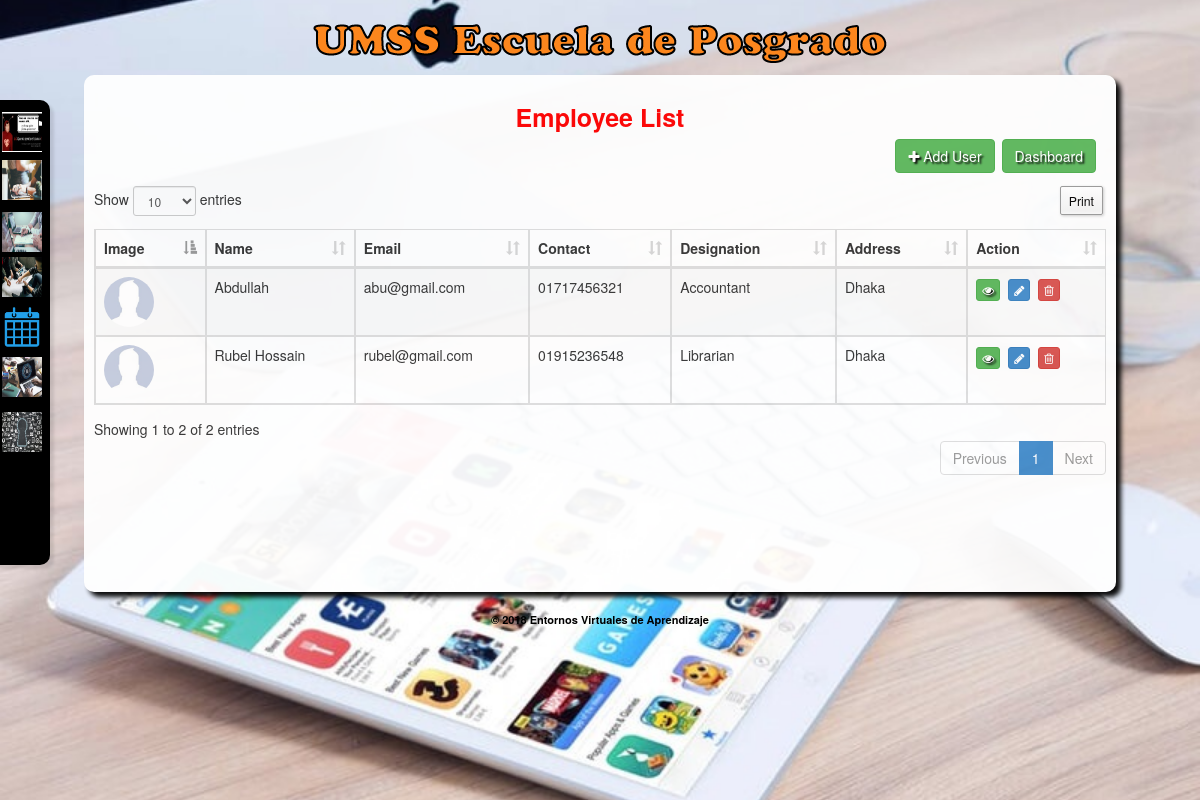
/user/user_list.php (signed in), run on the app's committed database.
### tables this page shows
CREATE TABLE IF NOT EXISTS `tbl_add_user` (
  `u_id` int(11) NOT NULL AUTO_INCREMENT,
  `u_name` varchar(200) NOT NULL,
  `u_email` varchar(200) NOT NULL,
  `u_contact` varchar(100) NOT NULL,
  `u_address` varchar(500) NOT NULL,
  `u_dob` varchar(200) NOT NULL,
  `u_gender` varchar(200) NOT NULL,
  `u_religion` varchar(200) NOT NULL,
  `u_designation` varchar(200) NOT NULL,
  `u_image` varchar(100) NOT NULL,
  `u_profile_name` varchar(200) NOT NULL,
  `u_password` varchar(100) NOT NULL,
  `created_date` timestamp NOT NULL DEFAULT CURRENT_TIMESTAMP,
  PRIMARY KEY (`u_id`)
);

### user/user_list.php (the view, shortened to what this page needs)
<?php include('../header.php');
?>
<link type="text/css" href="<?php echo WEB_URL; ?>css/bootstrap.css" rel="stylesheet" />
<div class="content content_inside">
  <div class="header_text">
    <div class="header_text_left">Employee List</div>
    <div class="top_common_bar">
      <div class="obj_right" style="padding-right:10px !important;"><a class="btn btn_add_new btn-success" href="<?php echo WEB_URL; ?>user/add_user.php"><i class="fa fa-plus"></i>&nbsp;Add User</a>&nbsp;<a class="btn btn_add_new btn-success" href="<?php echo WEB_URL; ?>dashboard.php"><i class="fa"></i>Dashboard</a></div>
    </div>
  </div>
  <div>
    <table class="table sakotable table-bordered table-striped dt-responsive">
      <thead>
        <tr>
          <th>Image</th>
          <th>Name</th>
          <th>Email</th>
          <th>Contact</th>
          <th>Designation</th>
          <th>Address</th>
          <th>Action</th>
        </tr>
      </thead>
      <tbody>
        <?php
				$result = mysqli_query($link,"Select * from tbl_add_user order by u_id desc");
				while($row = mysqli_fetch_array($result)){
				$u_image = WEB_URL . 'img/no_image.jpg';
					 ?>
        <tr>
          <td><img class="photo_img_round" style="width:50px;height:50px;" src="<?php echo $u_image;  ?>" /></td>
          <td><?php echo $row['u_name']; ?></td>
          <td><?php echo $row['u_email']; ?></td>
          <td><?php echo $row['u_contact']; ?></td>
          <td><?php echo $row['u_designation']; ?></td>
          <td><?php echo $row['u_address']; ?></td>
          <td><a data-toggle="tooltip" data-placement="top" title="View" class="btn btn-success btn-xs mrg" href="<?php echo WEB_URL;?>user/user_details.php?id=<?php echo $row['u_id']; ?>"><i class="fa fa-eye"></i></a>&nbsp;&nbsp;<a title="Edit" data-toggle="tooltip" data-placement="top" class="btn btn-primary btn-xs mrg" href="<?php echo WEB_URL;?>user/add_user.php?id=<?php echo $row['u_id']; ?>"><i class="fa fa-pencil"></i></a>&nbsp;&nbsp;<a title="Delete" data-toggle="tooltip" data-placement="top" class="btn btn-danger btn-xs mrg" onClick="deleteUser(<?php echo $row['u_id']; ?>);" href="javascript:void(0);"><i class="fa fa-trash-o"></i></a></td>
        </tr>
        <?php } mysqli_close($link); ?>
      </tbody>
    </table>
  </div>
</div>
<?php include('../copyright.php');?>
</div>
<?php include('../footer.php');?>

### css/style.css (style rules this page uses)
body { font-family: Verdana,Arial,Helvetica,sans-serif; font-size: 12px; }
.content { width:86%; height:auto; margin:0 auto; background:#fff; opacity: 0.95; box-shadow:5px 5px 5px #000; border-radius:10px; min-height:517px; position:relative; }
.content_inside { padding:10px; }
a { outline:none !important; }
.header_text { width:100%; font-size:25px; color:red; text-align:center; font-weight:bold; padding-top:15px; margin-bottom:20px; }
.header_text_left { width:100%; text-align:center; }
.photo_img_round { border-radius:50px; }
.top_common_bar { margin-bottom:50px; }
.obj_right { float:right; }

### data on the page
tbl_add_user: u_name "Abdullah", u_email "abu@gmail.com", u_contact "01717456321", u_designation "Accountant", u_address "Dhaka"
tbl_add_user: u_name "Rubel Hossain", u_email "rubel@gmail.com", u_contact "01915236548", u_designation "Librarian", u_address "Dhaka"
